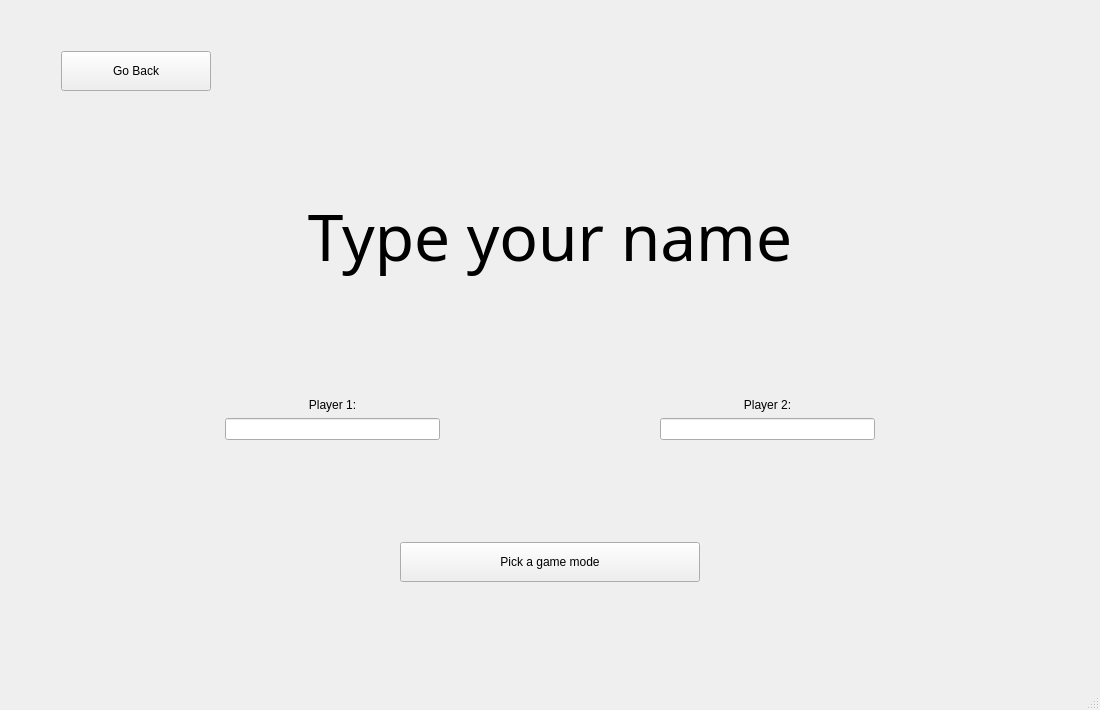
<?xml version="1.0" encoding="UTF-8"?>
<ui version="4.0">
 <class>Name2PlayersWindowClass</class>
 <widget class="QMainWindow" name="Name2PlayersWindowClass">
  <property name="geometry">
   <rect>
    <x>0</x>
    <y>0</y>
    <width>1100</width>
    <height>710</height>
   </rect>
  </property>
  <property name="windowTitle">
   <string>Name2PlayersWindow</string>
  </property>
  <widget class="QWidget" name="centralWidget">
   <layout class="QVBoxLayout" name="verticalLayout_3">
    <item>
     <spacer name="verticalSpacer_5">
      <property name="orientation">
       <enum>Qt::Vertical</enum>
      </property>
      <property name="sizeType">
       <enum>QSizePolicy::Fixed</enum>
      </property>
      <property name="sizeHint" stdset="0">
       <size>
        <width>20</width>
        <height>40</height>
       </size>
      </property>
     </spacer>
    </item>
    <item>
     <layout class="QGridLayout" name="gridLayout_3">
      <item row="1" column="1">
       <widget class="QPushButton" name="goBackButton">
        <property name="minimumSize">
         <size>
          <width>150</width>
          <height>40</height>
         </size>
        </property>
        <property name="text">
         <string>Go Back</string>
        </property>
       </widget>
      </item>
      <item row="1" column="2">
       <spacer name="horizontalSpacer_4">
        <property name="orientation">
         <enum>Qt::Horizontal</enum>
        </property>
        <property name="sizeHint" stdset="0">
         <size>
          <width>40</width>
          <height>20</height>
         </size>
        </property>
       </spacer>
      </item>
      <item row="1" column="0">
       <spacer name="horizontalSpacer_7">
        <property name="orientation">
         <enum>Qt::Horizontal</enum>
        </property>
        <property name="sizeType">
         <enum>QSizePolicy::Fixed</enum>
        </property>
        <property name="sizeHint" stdset="0">
         <size>
          <width>50</width>
          <height>20</height>
         </size>
        </property>
       </spacer>
      </item>
     </layout>
    </item>
    <item>
     <spacer name="verticalSpacer_2">
      <property name="orientation">
       <enum>Qt::Vertical</enum>
      </property>
      <property name="sizeHint" stdset="0">
       <size>
        <width>20</width>
        <height>40</height>
       </size>
      </property>
     </spacer>
    </item>
    <item>
     <layout class="QGridLayout" name="gridLayout">
      <item row="0" column="0">
       <widget class="QLabel" name="titleLabel">
        <property name="font">
         <font>
          <family>Tw Cen MT</family>
          <pointsize>48</pointsize>
         </font>
        </property>
        <property name="text">
         <string>Type your name</string>
        </property>
        <property name="alignment">
         <set>Qt::AlignCenter</set>
        </property>
       </widget>
      </item>
     </layout>
    </item>
    <item>
     <spacer name="verticalSpacer">
      <property name="orientation">
       <enum>Qt::Vertical</enum>
      </property>
      <property name="sizeType">
       <enum>QSizePolicy::Fixed</enum>
      </property>
      <property name="sizeHint" stdset="0">
       <size>
        <width>20</width>
        <height>112</height>
       </size>
      </property>
     </spacer>
    </item>
    <item>
     <layout class="QHBoxLayout" name="horizontalLayout_4">
      <item>
       <spacer name="horizontalSpacer_2">
        <property name="orientation">
         <enum>Qt::Horizontal</enum>
        </property>
        <property name="sizeHint" stdset="0">
         <size>
          <width>40</width>
          <height>20</height>
         </size>
        </property>
       </spacer>
      </item>
      <item>
       <layout class="QVBoxLayout" name="verticalLayout_2">
        <item>
         <widget class="QLabel" name="player1NameLabel">
          <property name="text">
           <string>Player 1:</string>
          </property>
          <property name="alignment">
           <set>Qt::AlignCenter</set>
          </property>
         </widget>
        </item>
        <item>
         <widget class="QLineEdit" name="player1NameLineEdit">
          <property name="sizePolicy">
           <sizepolicy hsizetype="Expanding" vsizetype="Preferred">
            <horstretch>0</horstretch>
            <verstretch>0</verstretch>
           </sizepolicy>
          </property>
          <property name="minimumSize">
           <size>
            <width>0</width>
            <height>0</height>
           </size>
          </property>
          <property name="maximumSize">
           <size>
            <width>16777215</width>
            <height>247</height>
           </size>
          </property>
         </widget>
        </item>
       </layout>
      </item>
      <item>
       <spacer name="horizontalSpacer_5">
        <property name="orientation">
         <enum>Qt::Horizontal</enum>
        </property>
        <property name="sizeHint" stdset="0">
         <size>
          <width>40</width>
          <height>20</height>
         </size>
        </property>
       </spacer>
      </item>
      <item>
       <layout class="QVBoxLayout" name="verticalLayout">
        <item>
         <widget class="QLabel" name="player2NameLabel">
          <property name="text">
           <string>Player 2:</string>
          </property>
          <property name="alignment">
           <set>Qt::AlignCenter</set>
          </property>
         </widget>
        </item>
        <item>
         <widget class="QLineEdit" name="player2NameLineEdit">
          <property name="sizePolicy">
           <sizepolicy hsizetype="Expanding" vsizetype="Preferred">
            <horstretch>0</horstretch>
            <verstretch>0</verstretch>
           </sizepolicy>
          </property>
          <property name="minimumSize">
           <size>
            <width>0</width>
            <height>0</height>
           </size>
          </property>
          <property name="maximumSize">
           <size>
            <width>16777215</width>
            <height>300</height>
           </size>
          </property>
         </widget>
        </item>
       </layout>
      </item>
      <item>
       <spacer name="horizontalSpacer_6">
        <property name="orientation">
         <enum>Qt::Horizontal</enum>
        </property>
        <property name="sizeHint" stdset="0">
         <size>
          <width>40</width>
          <height>20</height>
         </size>
        </property>
       </spacer>
      </item>
     </layout>
    </item>
    <item>
     <spacer name="verticalSpacer_3">
      <property name="orientation">
       <enum>Qt::Vertical</enum>
      </property>
      <property name="sizeHint" stdset="0">
       <size>
        <width>20</width>
        <height>20</height>
       </size>
      </property>
     </spacer>
    </item>
    <item>
     <layout class="QHBoxLayout" name="horizontalLayout">
      <item>
       <spacer name="horizontalSpacer_3">
        <property name="orientation">
         <enum>Qt::Horizontal</enum>
        </property>
        <property name="sizeType">
         <enum>QSizePolicy::Expanding</enum>
        </property>
        <property name="sizeHint" stdset="0">
         <size>
          <width>400</width>
          <height>20</height>
         </size>
        </property>
       </spacer>
      </item>
      <item>
       <widget class="QPushButton" name="gameModeButton">
        <property name="minimumSize">
         <size>
          <width>300</width>
          <height>40</height>
         </size>
        </property>
        <property name="maximumSize">
         <size>
          <width>16777215</width>
          <height>16777215</height>
         </size>
        </property>
        <property name="text">
         <string>Pick a game mode</string>
        </property>
       </widget>
      </item>
      <item>
       <spacer name="horizontalSpacer">
        <property name="orientation">
         <enum>Qt::Horizontal</enum>
        </property>
        <property name="sizeType">
         <enum>QSizePolicy::Expanding</enum>
        </property>
        <property name="sizeHint" stdset="0">
         <size>
          <width>400</width>
          <height>20</height>
         </size>
        </property>
       </spacer>
      </item>
     </layout>
    </item>
    <item>
     <spacer name="verticalSpacer_4">
      <property name="orientation">
       <enum>Qt::Vertical</enum>
      </property>
      <property name="sizeHint" stdset="0">
       <size>
        <width>20</width>
        <height>40</height>
       </size>
      </property>
     </spacer>
    </item>
   </layout>
  </widget>
  <widget class="QStatusBar" name="statusBar"/>
 </widget>
 <layoutdefault spacing="6" margin="11"/>
 <resources/>
 <connections/>
</ui>
